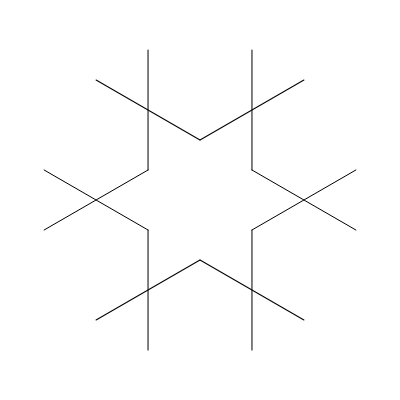
Frame 1 (no input)
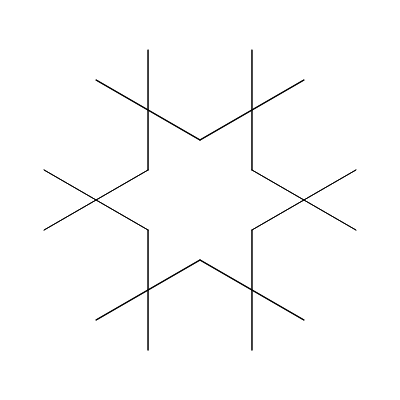
Frame 2 (the mouse pressed at the canvas centre, redrawn once)

The p5.js sketch that drew these frames (run headless with seeded random() and noise() and a simulated clock; the mouse was pressed at the canvas centre and the sketch redrawn once):

// p5.js sketch
// ── sketch.js

/*
Code written by Selcuk ARTUT 2022
Geometric Patterns with Creative Coding 
All rights reserved
*/

//scale factor
let a = 60;

function setup() {  
	createCanvas(400, 400);
	angleMode(DEGREES);
  noFill();
  noLoop();
}
function draw() {  
	let x0,y0,x1,y1,x2,y2,x3,y3;
	push();
		translate(width*0.5, height*0.5);
  		for(let i=0; i<6; i++){
    		push();
    			rotate(i*60);
			    //move to the right by its width size
    			translate(cos(30)*a*2,0);
          //line one
          beginShape();
          x0 = a * cos(30);
          y0 = a * sin(30);
          vertex(x0,y0);
          x1 = -1 * x0;
          y1 = -1 * y0;
          vertex(x1,y1);
          endShape();
          //line two
          beginShape();
          x2 = x0;
          y2 = y1;
          vertex(x2,y2);
          x3 = x1;
          y3 = y0;
          vertex(x3,y3);
          endShape();
    		pop();
  	  }	
  pop();  
}
